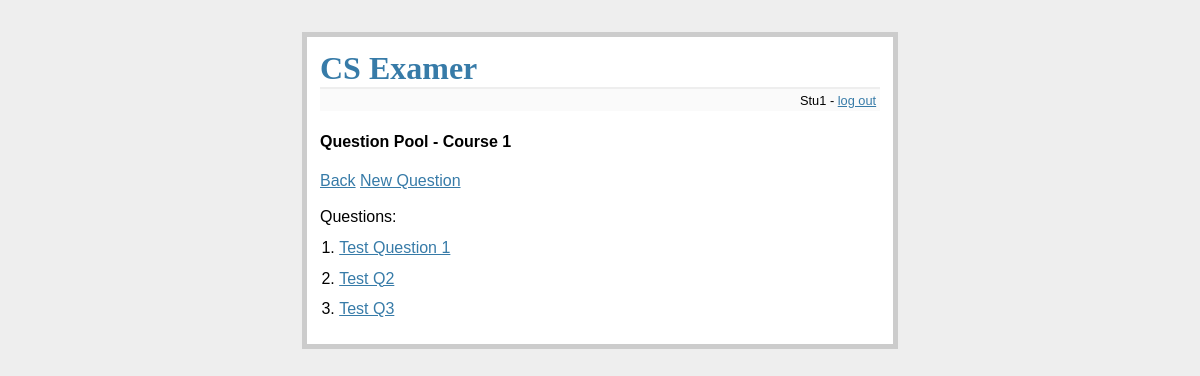
Page /show_question_pool?courseID=1 (signed in) on the committed database.
### tables this page shows
CREATE TABLE t_course (
	id integer primary key autoincrement,
	name text not null,
	description text
);

CREATE TABLE t_question (
	id integer primary key autoincrement,
	courseId integer not null,
	question text not null,
	givenCode text not null,
	graderCode text not null,
	isPublished boolean not null default 0
);

### CSExamer.py (the view)
@app.route('/show_question_pool')
def show_question_pool():
	if not session.get('logged_in'):
		return redirect(url_for('login'))
	courseID = int(request.args.get('courseID'))
	db = get_db()
	course = Course.getCourseFromDB(courseID,db)
	questions = course.getQuestions(db)
	return render_template('question_pool.html', course = course, questions = questions)

### CSExamer.py (called while the page is built)
def connect_db():
	app.logger.debug('connect_db')
	rv = sqlite3.connect(app.config['DATABASE'])
	rv.row_factory = sqlite3.Row
	return rv

def get_db():
	app.logger.debug('get_db()')
	if not hasattr(g, 'sqlite_db'):
		g.sqlite_db = connect_db()
	return g.sqlite_db

### classes.py (called while the page is built)
	def getQuestions(self, db):
		if self.questions is None:
			self.questions = []
			cur = db.execute('select id from t_question where courseID='+str(self.id))
			results = cur.fetchall()
			for result in results:
				questionID = result[0]
				question = Question.getQuestionFromDB(questionID,db)
				self.questions.append(question)
		return self.questions

	@classmethod
	def getCourseFromDB(self, id, db):
		cur = db.execute('select name, description from t_course where id=?', (id,))
		result = cur.fetchone()
		course = Course(id, result[0], result[1])
		return course

	@classmethod
	def getQuestionFromDB(self, id, db):
		cur = db.execute('select question, givenCode, graderCode from t_question where id=?', (id,))
		result = cur.fetchone()
		question = Question(id,result[0],result[1],result[2])
		return question

### templates/question_pool.html
{% extends "layout.html" %}
{% block body %}
  {% if session.logged_in %}
    <h4> Question Pool - {{ course.name }} </h4>
    <a href="{{ url_for('show_course', courseID = course.id) }}">Back</a>
    <a href="{{ url_for('new_question', courseID = course.id) }}">New Question</a><br><br>
    Questions:<br>
    <ol class=questions>
    {% for question in questions %}
      <li><a href="{{url_for('edit_question',courseID = course.id, questionID = question.id)}}">{{ question.question }}</a>
    {% else %}
      <li><em>No question here so far</em>
    {% endfor %}
    </ol>
  {% endif %}
{% endblock %}

### static/style.css (style rules this page uses)
a, h1, h2 { color: #377ba8; }
.questions { margin: 0; padding: 0; }
.questions li { margin: 0.8em 1.2em; }

### rows in the picture
t_course: name "Course 1"
t_question: question "Test Question 1"
t_question: question "Test Q2"
t_question: question "Test Q3"

### other values in the picture
{{ session.username }} "Stu1"
